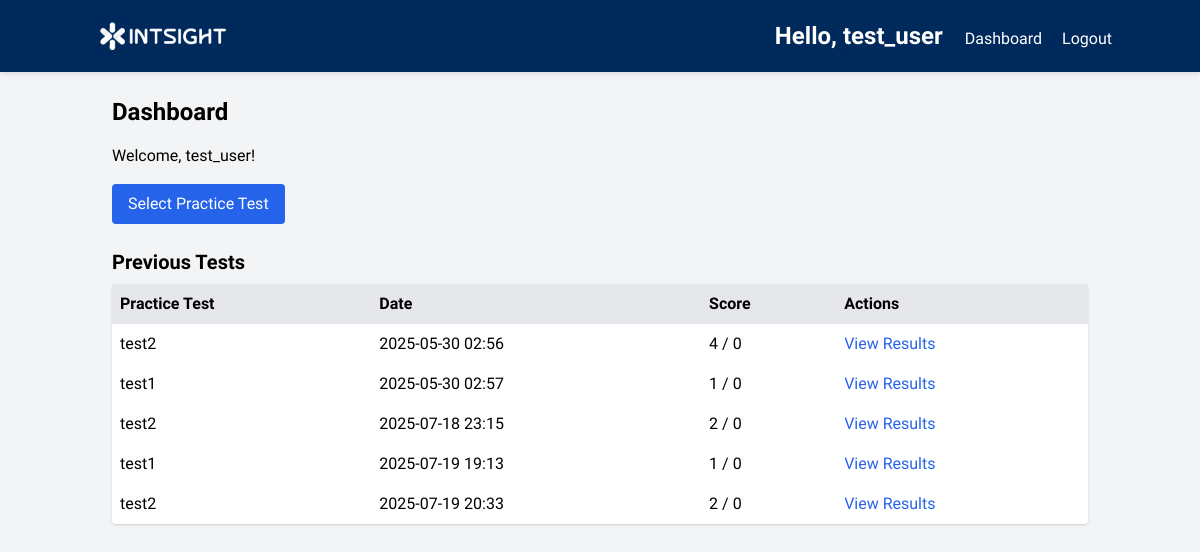
The page /dashboard (signed in) on the database its author committed.
### app.py (models this page shows)
class User(db.Model):
    id = db.Column(db.Integer, primary_key=True)
    username = db.Column(db.String(80), unique=True, nullable=False)
    password = db.Column(db.String(120), nullable=False)
    email = db.Column(db.String(120), unique=True, nullable=False)

class TestSession(db.Model):
    id = db.Column(db.Integer, primary_key=True)
    user_id = db.Column(db.Integer, db.ForeignKey('user.id'), nullable=False)
    practice_test_id = db.Column(db.String(10), nullable=False)  # ID of the practice test (e.g., 'test1', 'test2')
    start_time = db.Column(db.DateTime, nullable=False)
    score = db.Column(db.Integer, nullable=True)
    answers = db.Column(db.Text, nullable=True)  # JSON string of answers
    current_question = db.Column(db.Integer, default=0)
    current_section = db.Column(db.Integer, default=0)  # 0 to 3 for the 4 sections
    marked_for_review = db.Column(db.Text, nullable=True)  # JSON string of marked questions
    section_start_time = db.Column(db.DateTime, nullable=True)

### app.py (the view)
@app.route('/dashboard')
def dashboard():
    if 'user_id' not in session:
        flash('Please log in to access the dashboard.')
        return redirect(url_for('login'))
    user = User.query.get(session['user_id'])
    active_session = TestSession.query.filter_by(
        user_id=user.id, score=None
    ).order_by(TestSession.start_time.desc()).first()
    test_sessions = TestSession.query.filter_by(user_id=user.id).all()
    return render_template('dashboard.html',
                           username=session['username'],
                           test_sessions=test_sessions,
        active_session=active_session)

### templates/dashboard.html (shortened to what this page needs)
{% extends 'base.html' %}
{% block content %}
    <h2 class="text-2xl font-bold mb-4">Dashboard</h2>
    <p class="mb-4">Welcome, {{ username }}!</p>
    <a href="{{ url_for('select_test') }}" class="bg-blue-600 text-white px-4 py-2 rounded hover:bg-blue-700 mb-6 inline-block">Select Practice Test</a>
    <h3 class="text-xl font-bold mb-2">Previous Tests</h3>
    {% if test_sessions %}
        <table class="w-full bg-white shadow rounded">
            <thead>
                <tr class="bg-gray-200">
                    <th class="p-2 text-left">Practice Test</th>
                    <th class="p-2 text-left">Date</th>
                    <th class="p-2 text-left">Score</th>
                    <th class="p-2 text-left">Actions</th>
                </tr>
            </thead>
            <tbody>
                {% for session in test_sessions %}
                    <tr>
                        <td class="p-2">{{ session.practice_test_id }}</td>
                        <td class="p-2">{{ session.start_time.strftime('%Y-%m-%d %H:%M') }}</td>
                        <td class="p-2">{{ session.score }} / {{ questions|length }}</td>
                        <td class="p-2">
                            <a href="{{ url_for('results', session_id=session.id) }}" class="text-blue-600 hover:underline">View Results</a>
                        </td>
                    </tr>
                {% endfor %}
            </tbody>
        </table>
    {% else %}
        <p>No tests taken yet.</p>
    {% endif %}
{% endblock %}

### templates/base.html (shortened to what this page needs)
<!DOCTYPE html>
<html lang="en">
<head>
    <link href="https://cdn.jsdelivr.net/npm/tailwindcss@2.2.19/dist/tailwind.min.css" rel="stylesheet">
    <link rel="stylesheet" href="{{ url_for('static', filename='css/style.css') }}">
</head>
<body class="bg-gray-100 font-sans">
    <nav class="bg-intsight text-white p-4">
        <div class="container mx-auto flex justify-between items-center">
            <a href="{{ url_for('index') }}" class="text-2xl font-bold">
                <img src="{{ url_for('static', filename='intsight-logo-white.png') }}" alt="Intsight Logo">
            <div>
                {% if session.username %}
                    <span class="mr-4">Hello, {{ session.username }}</span>
                    <a href="{{ url_for('dashboard') }}" class="mr-4">Dashboard</a>
                    <a href="{{ url_for('logout') }}">Logout</a>
                {% else %}
                    <a href="{{ url_for('login') }}" class="mr-4">Login</a>
                    <a href="{{ url_for('register') }}">Register</a>
                {% endif %}
            </div>
        </div>
    </nav>
    <div class="container mx-auto p-6">
        {% block content %}{% endblock %}
    </div>
</body>
</html>

### static/css/style.css (style rules this page uses)
body { min-height: 100vh; display: flex; flex-direction: column; font-family: "Anuphan", sans-serif !important; }
.container { flex: 1; }
.bg-intsight { background-color: #002a5c; }
nav { box-shadow: 0 2px 4px rgba(0, 0, 0, 0.1); }

### rows shown on the page
User: username "test_user"
TestSession: practice_test_id "test2", start_time "2025-05-30 02:56", score "4", questions "0"
TestSession: practice_test_id "test1", start_time "2025-05-30 02:57", score "1", questions "0"
TestSession: practice_test_id "test2", start_time "2025-07-18 23:15", score "2", questions "0"
TestSession: practice_test_id "test1", start_time "2025-07-19 19:13", score "1", questions "0"
TestSession: practice_test_id "test2", start_time "2025-07-19 20:33", score "2", questions "0"
